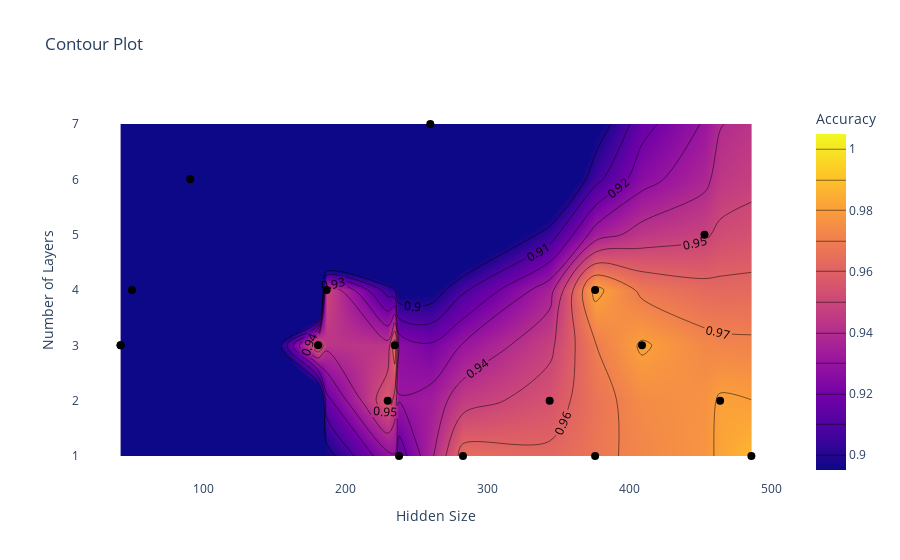

The notebook cell this image was saved under:
### Code cell
random = analysis.results_df
plot_contour(random, "config/hidden_size", "config/num_layers", "accuracy")

### Figure 1 — Plotly figure (JSON) as saved in the notebook; plotly's stock layout.template omitted (floating-point values rounded to 4 significant figures)
{"data": [{"colorbar": {"title": {"text": "Accuracy"}}, "colorscale": [[0, "#0d0887"], [0.1111, "#46039f"], [0.2222, "#7201a8"], [0.3333, "#9c179e"], [0.4444, "#bd3786"], [0.5556, "#d8576b"], [0.6667, "#ed7953"], [0.7778, "#fb9f3a"], [0.8889, "#fdca26"], [1, "#f0f921"]], "contours": {"coloring": "heatmap", "end": 1, "showlabels": true, "size": 0.01, "start": 0.9}, "type": "contour", "x": [376, 260, 50, 181, 42, 235, 409, 486, 91, 230, 187, 376, 283, 238, 344, 42, 453, 464], "y": [1, 7, 4, 3, 3, 3, 3, 1, 6, 2, 4, 4, 1, 1, 2, 3, 5, 2], "z": [0.9672, 0.6891, 0.5531, 0.9609, 0.4469, 0.9672, 0.9812, 0.9875, 0.4172, 0.9578, 0.95, 0.9828, 0.9641, 0.9141, 0.9547, 0.4531, 0.9484, 0.9812]}, {"customdata": [0.9672, 0.6891, 0.5531, 0.9609, 0.4469, 0.9672, 0.9812, 0.9875, 0.4172, 0.9578, 0.95, 0.9828, 0.9641, 0.9141, 0.9547, 0.4531, 0.9484, 0.9812], "hovertemplate": "Hidden Size: %{x}<br>Number of Layers: %{y}<br>Accuracy: %{customdata:.4f}<extra></extra>", "marker": {"color": "black", "size": 8, "symbol": "circle"}, "mode": "markers", "name": "Data Points", "type": "scatter", "x": [376, 260, 50, 181, 42, 235, 409, 486, 91, 230, 187, 376, 283, 238, 344, 42, 453, 464], "y": [1, 7, 4, 3, 3, 3, 3, 1, 6, 2, 4, 4, 1, 1, 2, 3, 5, 2]}], "layout": {"paper_bgcolor": "white", "plot_bgcolor": "white", "title": {"text": "Contour Plot"}, "xaxis": {"showgrid": false, "title": {"text": "Hidden Size"}}, "yaxis": {"showgrid": false, "title": {"text": "Number of Layers"}}}}
